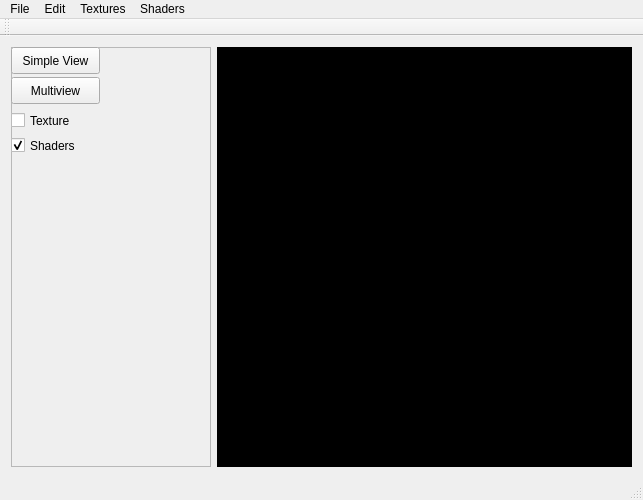
<?xml version="1.0" encoding="UTF-8"?>
<ui version="4.0">
 <class>ThothWindow</class>
 <widget class="QMainWindow" name="ThothWindow">
  <property name="geometry">
   <rect>
    <x>0</x>
    <y>0</y>
    <width>643</width>
    <height>500</height>
   </rect>
  </property>
  <property name="windowTitle">
   <string>ThothWindow</string>
  </property>
  <property name="styleSheet">
   <string notr="true"/>
  </property>
  <widget class="QWidget" name="centralWidget">
   <layout class="QHBoxLayout" name="horizontalLayout">
    <item>
     <widget class="QFrame" name="frame">
      <property name="minimumSize">
       <size>
        <width>200</width>
        <height>0</height>
       </size>
      </property>
      <property name="maximumSize">
       <size>
        <width>200</width>
        <height>16777215</height>
       </size>
      </property>
      <property name="frameShape">
       <enum>QFrame::StyledPanel</enum>
      </property>
      <property name="frameShadow">
       <enum>QFrame::Raised</enum>
      </property>
      <widget class="QPushButton" name="normalCamera">
       <property name="geometry">
        <rect>
         <x>0</x>
         <y>0</y>
         <width>89</width>
         <height>27</height>
        </rect>
       </property>
       <property name="text">
        <string>Simple View</string>
       </property>
      </widget>
      <widget class="QPushButton" name="fourCameras">
       <property name="geometry">
        <rect>
         <x>0</x>
         <y>30</y>
         <width>89</width>
         <height>27</height>
        </rect>
       </property>
       <property name="text">
        <string>Multiview</string>
       </property>
      </widget>
      <widget class="QCheckBox" name="textureBox">
       <property name="geometry">
        <rect>
         <x>0</x>
         <y>60</y>
         <width>111</width>
         <height>27</height>
        </rect>
       </property>
       <property name="text">
        <string>Texture</string>
       </property>
      </widget>
      <widget class="QCheckBox" name="shaderEnable">
       <property name="geometry">
        <rect>
         <x>0</x>
         <y>90</y>
         <width>70</width>
         <height>17</height>
        </rect>
       </property>
       <property name="maximumSize">
        <size>
         <width>16777215</width>
         <height>16777213</height>
        </size>
       </property>
       <property name="text">
        <string>Shaders</string>
       </property>
       <property name="checked">
        <bool>true</bool>
       </property>
      </widget>
     </widget>
    </item>
    <item>
     <widget class="GLWidget" name="contextGL" native="true">
      <property name="styleSheet">
       <string notr="true">background-color:black;</string>
      </property>
     </widget>
    </item>
   </layout>
  </widget>
  <widget class="QMenuBar" name="menuBar">
   <property name="geometry">
    <rect>
     <x>0</x>
     <y>0</y>
     <width>643</width>
     <height>21</height>
    </rect>
   </property>
   <widget class="QMenu" name="menuFile">
    <property name="title">
     <string>File</string>
    </property>
    <addaction name="actionExit"/>
   </widget>
   <widget class="QMenu" name="menuEdit">
    <property name="title">
     <string>Edit</string>
    </property>
    <widget class="QMenu" name="menuView">
     <property name="title">
      <string>View</string>
     </property>
     <addaction name="simpleView"/>
     <addaction name="multiView"/>
     <addaction name="separator"/>
     <addaction name="actionZoom_in"/>
     <addaction name="actionZoom_out"/>
    </widget>
    <addaction name="menuView"/>
   </widget>
   <widget class="QMenu" name="menuTextures">
    <property name="title">
     <string>Textures</string>
    </property>
    <addaction name="textureReload"/>
    <addaction name="separator"/>
    <addaction name="textureEnabled"/>
   </widget>
   <widget class="QMenu" name="menuShaders">
    <property name="title">
     <string>Shaders</string>
    </property>
    <addaction name="shaderDisable"/>
   </widget>
   <addaction name="menuFile"/>
   <addaction name="menuEdit"/>
   <addaction name="menuTextures"/>
   <addaction name="menuShaders"/>
  </widget>
  <widget class="QStatusBar" name="statusBar"/>
  <widget class="QToolBar" name="mainToolBar">
   <property name="styleSheet">
    <string notr="true"/>
   </property>
   <attribute name="toolBarArea">
    <enum>TopToolBarArea</enum>
   </attribute>
   <attribute name="toolBarBreak">
    <bool>false</bool>
   </attribute>
  </widget>
  <action name="actionExit">
   <property name="text">
    <string>Exit</string>
   </property>
   <property name="shortcut">
    <string>Esc</string>
   </property>
  </action>
  <action name="simpleView">
   <property name="text">
    <string>Simple View</string>
   </property>
   <property name="shortcut">
    <string>Shift+F1</string>
   </property>
  </action>
  <action name="multiView">
   <property name="text">
    <string>Multiview</string>
   </property>
   <property name="shortcut">
    <string>Shift+F2</string>
   </property>
  </action>
  <action name="actionAkfr">
   <property name="text">
    <string>akfr</string>
   </property>
  </action>
  <action name="actionZoom_in">
   <property name="text">
    <string>Zoom in</string>
   </property>
   <property name="shortcut">
    <string>Ctrl++</string>
   </property>
  </action>
  <action name="actionZoom_out">
   <property name="text">
    <string>Zoom out</string>
   </property>
   <property name="shortcut">
    <string>Ctrl+-</string>
   </property>
  </action>
  <action name="textureReload">
   <property name="text">
    <string>Reload</string>
   </property>
   <property name="shortcut">
    <string>Ctrl+Shift+T</string>
   </property>
  </action>
  <action name="textureEnabled">
   <property name="text">
    <string>(En/Dis)able</string>
   </property>
   <property name="shortcut">
    <string>Ctrl+T</string>
   </property>
  </action>
  <action name="actionDisable">
   <property name="text">
    <string>Disable</string>
   </property>
  </action>
  <action name="actionEnable_2">
   <property name="text">
    <string>Enable</string>
   </property>
  </action>
  <action name="shaderDisable">
   <property name="text">
    <string>(En/Dis)able</string>
   </property>
   <property name="shortcut">
    <string>Ctrl+S</string>
   </property>
  </action>
 </widget>
 <layoutdefault spacing="6" margin="11"/>
 <customwidgets>
  <customwidget>
   <class>GLWidget</class>
   <extends>QWidget</extends>
   <header>GLWidget.h</header>
   <container>1</container>
  </customwidget>
 </customwidgets>
 <resources/>
 <connections>
  <connection>
   <sender>actionExit</sender>
   <signal>triggered()</signal>
   <receiver>ThothWindow</receiver>
   <slot>close()</slot>
   <hints>
    <hint type="sourcelabel">
     <x>-1</x>
     <y>-1</y>
    </hint>
    <hint type="destinationlabel">
     <x>321</x>
     <y>249</y>
    </hint>
   </hints>
  </connection>
 </connections>
</ui>
